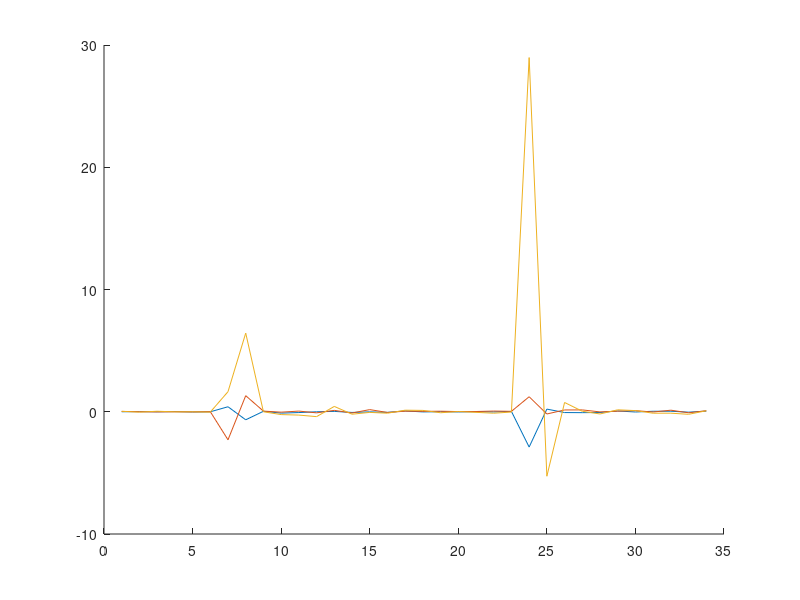
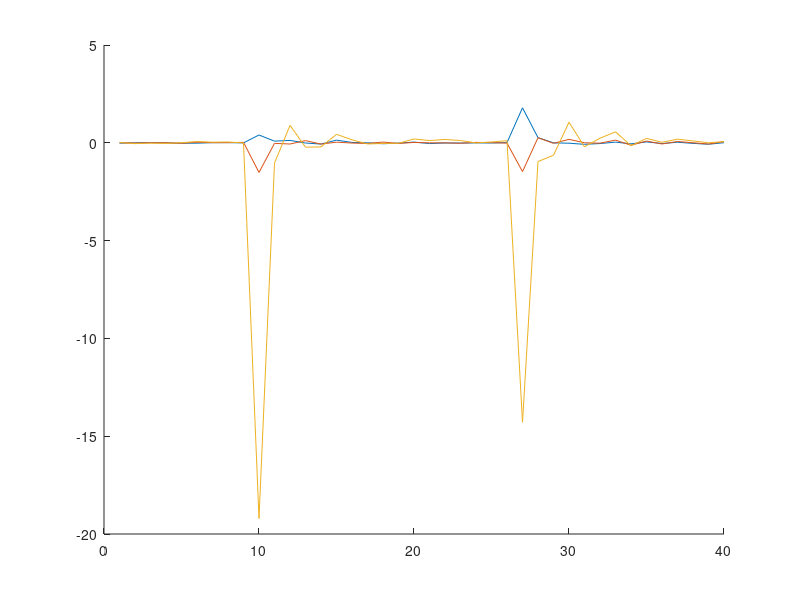
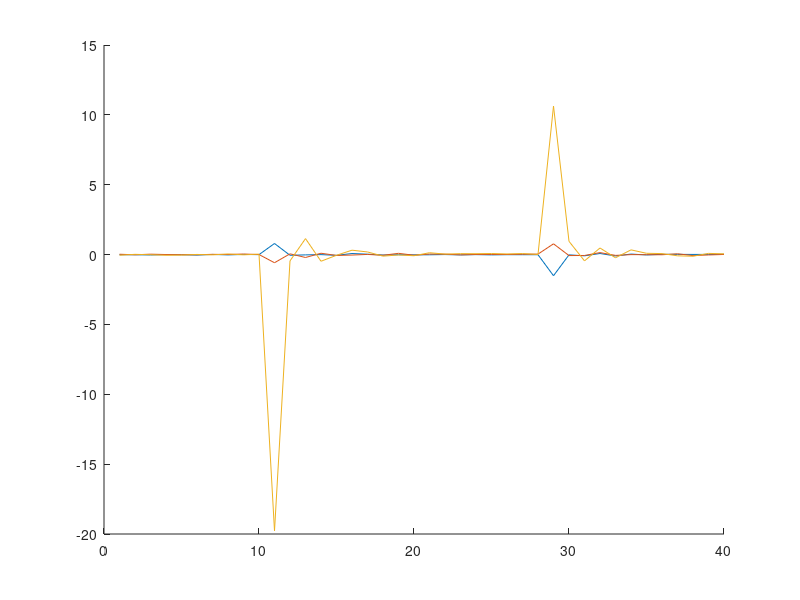
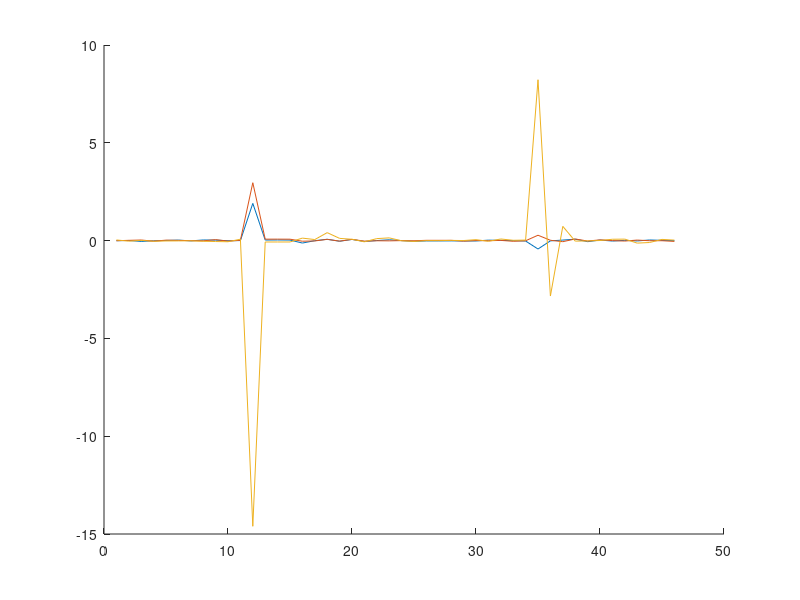

Write the MATLAB code that produced these figures, in order. (Note: this script raises an error after producing the figures.)
doubletap1 = importdata('doubletap1.csv');doubletap1 = doubletap1.data;figure('Name','doubletap1'); hold on;plot(1:size(doubletap1,1),doubletap1(:,1),1:size(doubletap1,1),doubletap1(:,2),1:size(doubletap1,1),doubletap1(:,3));
doubletap2 = importdata('doubletap2.csv');doubletap2 = doubletap2.data;figure('Name','doubletap2'); hold on;plot(1:size(doubletap2,1),doubletap2(:,1),1:size(doubletap2,1),doubletap2(:,2),1:size(doubletap2,1),doubletap2(:,3));
doubletap3 = importdata('doubletap3.csv');doubletap3 = doubletap3.data;figure('Name','doubletap3'); hold on;plot(1:size(doubletap3,1),doubletap3(:,1),1:size(doubletap3,1),doubletap3(:,2),1:size(doubletap3,1),doubletap3(:,3));
doubletap4 = importdata('doubletap4.csv');doubletap4 = doubletap4.data;figure('Name','doubletap4'); hold on;plot(1:size(doubletap4,1),doubletap4(:,1),1:size(doubletap4,1),doubletap4(:,2),1:size(doubletap4,1),doubletap4(:,3));
nothing = importdata('nothing.csv');nothing = nothing.data;figure('Name','nothing'); hold on;plot(1:size(nothing,1),nothing(:,1),1:size(nothing,1),nothing(:,2),1:size(nothing,1),nothing(:,3));
pickupdrop1 = importdata('pickupdrop1.csv');pickupdrop1 = pickupdrop1.data;figure('Name','pickupdrop1'); hold on;plot(1:size(pickupdrop1,1),pickupdrop1(:,1),1:size(pickupdrop1,1),pickupdrop1(:,2),1:size(pickupdrop1,1),pickupdrop1(:,3));
pickupdrop2 = importdata('pickupdrop2.csv');pickupdrop2 = pickupdrop2.data;figure('Name','pickupdrop2'); hold on;plot(1:size(pickupdrop2,1),pickupdrop2(:,1),1:size(pickupdrop2,1),pickupdrop2(:,2),1:size(pickupdrop2,1),pickupdrop2(:,3));
pickupdrop3 = importdata('pickupdrop3.csv');pickupdrop3 = pickupdrop3.data;figure('Name','pickupdrop3'); hold on;plot(1:size(pickupdrop3,1),pickupdrop3(:,1),1:size(pickupdrop3,1),pickupdrop3(:,2),1:size(pickupdrop3,1),pickupdrop3(:,3));
pickupdrop4 = importdata('pickupdrop4.csv');pickupdrop4 = pickupdrop4.data;figure('Name','pickupdrop4'); hold on;plot(1:size(pickupdrop4,1),pickupdrop4(:,1),1:size(pickupdrop4,1),pickupdrop4(:,2),1:size(pickupdrop4,1),pickupdrop4(:,3));
pickupdrop5 = importdata('pickupdrop5.csv');pickupdrop5 = pickupdrop5.data;figure('Name','pickupdrop5'); hold on;plot(1:size(pickupdrop5,1),pickupdrop5(:,1),1:size(pickupdrop5,1),pickupdrop5(:,2),1:size(pickupdrop5,1),pickupdrop5(:,3));
shake2 = importdata('shake2.csv');shake2 = shake2.data;figure('Name','shake2'); hold on;plot(1:size(shake2,1),shake2(:,1),1:size(shake2,1),shake2(:,2),1:size(shake2,1),shake2(:,3));
shake3 = importdata('shake3.csv');shake3 = shake3.data;figure('Name','shake3'); hold on;plot(1:size(shake3,1),shake3(:,1),1:size(shake3,1),shake3(:,2),1:size(shake3,1),shake3(:,3));
sidetapbottom = importdata('sidetapbottom.csv');sidetapbottom = sidetapbottom.data;figure('Name','sidetapbottom'); hold on;plot(1:size(sidetapbottom,1),sidetapbottom(:,1),1:size(sidetapbottom,1),sidetapbottom(:,2),1:size(sidetapbottom,1),sidetapbottom(:,3));
sidetapleft = importdata('sidetapleft.csv');sidetapleft = sidetapleft.data;figure('Name','sidetapleft'); hold on;plot(1:size(sidetapleft,1),sidetapleft(:,1),1:size(sidetapleft,1),sidetapleft(:,2),1:size(sidetapleft,1),sidetapleft(:,3));
sidetapright = importdata('sidetapright.csv');sidetapright = sidetapright.data;figure('Name','sidetapright'); hold on;plot(1:size(sidetapright,1),sidetapright(:,1),1:size(sidetapright,1),sidetapright(:,2),1:size(sidetapright,1),sidetapright(:,3));
sidetaptop = importdata('sidetaptop.csv');sidetaptop = sidetaptop.data;figure('Name','sidetaptop'); hold on;plot(1:size(sidetaptop,1),sidetaptop(:,1),1:size(sidetaptop,1),sidetaptop(:,2),1:size(sidetaptop,1),sidetaptop(:,3));
tap2 = importdata('tap2.csv');tap2 = tap2.data;figure('Name','tap2'); hold on;plot(1:size(tap2,1),tap2(:,1),1:size(tap2,1),tap2(:,2),1:size(tap2,1),tap2(:,3));
tap4 = importdata('tap4.csv');tap4 = tap4.data;figure('Name','tap4'); hold on;plot(1:size(tap4,1),tap4(:,1),1:size(tap4,1),tap4(:,2),1:size(tap4,1),tap4(:,3));
tap5 = importdata('tap5.csv');tap5 = tap5.data;figure('Name','tap5'); hold on;plot(1:size(tap5,1),tap5(:,1),1:size(tap5,1),tap5(:,2),1:size(tap5,1),tap5(:,3));
